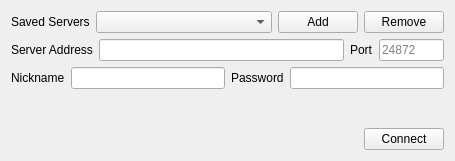
<?xml version="1.0" encoding="UTF-8"?>
<ui version="4.0">
 <class>DirectConnect</class>
 <widget class="QWidget" name="DirectConnect">
  <property name="geometry">
   <rect>
    <x>0</x>
    <y>0</y>
    <width>455</width>
    <height>161</height>
   </rect>
  </property>
  <property name="windowTitle">
   <string>Direct Connect</string>
  </property>
  <layout class="QVBoxLayout" name="verticalLayout">
   <item>
    <layout class="QVBoxLayout" name="verticalLayout_3">
     <item>
      <layout class="QVBoxLayout" name="verticalLayout_2">
       <item>
        <layout class="QHBoxLayout" name="horizontalLayoutServerList">
         <property name="spacing">
          <number>6</number>
         </property>
         <item>
          <widget class="QLabel" name="label_saved_servers">
           <property name="text">
            <string>Saved Servers</string>
           </property>
          </widget>
         </item>
         <item>
          <widget class="QComboBox" name="server_list">
           <property name="sizePolicy">
            <sizepolicy hsizetype="Expanding" vsizetype="Fixed">
             <horstretch>0</horstretch>
             <verstretch>0</verstretch>
            </sizepolicy>
           </property>
          </widget>
         </item>
         <item>
          <widget class="QPushButton" name="add_server">
           <property name="text">
            <string>Add</string>
           </property>
          </widget>
         </item>
         <item>
          <widget class="QPushButton" name="remove_server">
           <property name="text">
            <string>Remove</string>
           </property>
          </widget>
         </item>
        </layout>
       </item>
       <item>
        <layout class="QHBoxLayout" name="horizontalLayout">
         <property name="spacing">
          <number>0</number>
         </property>
         <property name="leftMargin">
          <number>0</number>
         </property>
         <item>
          <widget class="QWidget" name="ip_container" native="true">
           <layout class="QHBoxLayout" name="ip_layout">
            <property name="leftMargin">
             <number>0</number>
            </property>
            <property name="topMargin">
             <number>0</number>
            </property>
            <property name="rightMargin">
             <number>0</number>
            </property>
            <property name="bottomMargin">
             <number>0</number>
            </property>
            <item>
             <widget class="QLabel" name="label_2">
              <property name="text">
               <string>Server Address</string>
              </property>
             </widget>
            </item>
            <item>
             <widget class="QLineEdit" name="ip">
              <property name="toolTip">
               <string>&lt;html&gt;&lt;head/&gt;&lt;body&gt;&lt;p&gt;Server address of the host&lt;/p&gt;&lt;/body&gt;&lt;/html&gt;</string>
              </property>
              <property name="maxLength">
               <number>253</number>
              </property>
             </widget>
            </item>
            <item>
             <widget class="QLabel" name="label_3">
              <property name="text">
               <string>Port</string>
              </property>
             </widget>
            </item>
            <item>
             <widget class="QLineEdit" name="port">
              <property name="toolTip">
               <string>&lt;html&gt;&lt;head/&gt;&lt;body&gt;&lt;p&gt;Port number the host is listening on&lt;/p&gt;&lt;/body&gt;&lt;/html&gt;</string>
              </property>
              <property name="maxLength">
               <number>5</number>
              </property>
              <property name="placeholderText">
               <string notr="true" extracomment="placeholder string that tells user default port">24872</string>
              </property>
              <property name="maximumSize">
               <size>
                <width>65</width>
                <height>50</height>
               </size>
              </property>
             </widget>
            </item>
           </layout>
          </widget>
         </item>
        </layout>
       </item>
       <item>
        <layout class="QHBoxLayout" name="horizontalLayout_2">
         <item>
          <widget class="QLabel" name="label_5">
           <property name="text">
            <string>Nickname</string>
           </property>
          </widget>
         </item>
         <item>
          <widget class="QLineEdit" name="nickname">
           <property name="maxLength">
            <number>20</number>
           </property>
          </widget>
         </item>
         <item>
          <widget class="QLabel" name="label">
           <property name="text">
            <string>Password</string>
           </property>
          </widget>
         </item>
         <item>
          <widget class="QLineEdit" name="password"/>
         </item>
        </layout>
       </item>
      </layout>
     </item>
     <item>
      <spacer name="verticalSpacer">
       <property name="orientation">
        <enum>Qt::Vertical</enum>
       </property>
       <property name="sizeHint" stdset="0">
        <size>
         <width>20</width>
         <height>20</height>
        </size>
       </property>
      </spacer>
     </item>
     <item>
      <layout class="QHBoxLayout" name="horizontalLayout_3">
       <item>
        <spacer name="horizontalSpacer">
         <property name="orientation">
          <enum>Qt::Horizontal</enum>
         </property>
         <property name="sizeHint" stdset="0">
          <size>
           <width>40</width>
           <height>20</height>
          </size>
         </property>
        </spacer>
       </item>
       <item>
        <widget class="QPushButton" name="connect">
         <property name="text">
          <string>Connect</string>
         </property>
        </widget>
       </item>
      </layout>
     </item>
    </layout>
   </item>
  </layout>
 </widget>
 <resources/>
 <connections/>
</ui>
